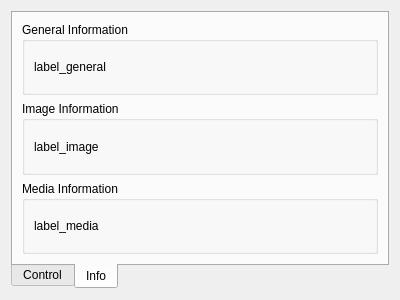
<?xml version="1.0" encoding="UTF-8"?>
<ui version="4.0">
 <class>DockWidgetV4L2</class>
 <widget class="QWidget" name="DockWidgetV4L2">
  <property name="geometry">
   <rect>
    <x>0</x>
    <y>0</y>
    <width>400</width>
    <height>300</height>
   </rect>
  </property>
  <property name="windowTitle">
   <string>Form</string>
  </property>
  <layout class="QVBoxLayout" name="layout_main">
   <item>
    <widget class="QTabWidget" name="tabWidget">
     <property name="tabPosition">
      <enum>QTabWidget::South</enum>
     </property>
     <property name="currentIndex">
      <number>1</number>
     </property>
     <widget class="QWidget" name="tab_ctrl">
      <attribute name="title">
       <string>Control</string>
      </attribute>
      <layout class="QVBoxLayout" name="layout_tab1">
       <item>
        <widget class="QGroupBox" name="gb_controls">
         <property name="title">
          <string>Device Info</string>
         </property>
         <layout class="QVBoxLayout" name="layout_gb_controls">
          <item>
           <layout class="QGridLayout" name="gridLayout_controls">
            <item row="0" column="0">
             <widget class="QLabel" name="lbl_slider1">
              <property name="text">
               <string>lbl_slider1</string>
              </property>
             </widget>
            </item>
            <item row="0" column="1">
             <widget class="QSlider" name="horizontalSlider">
              <property name="orientation">
               <enum>Qt::Horizontal</enum>
              </property>
             </widget>
            </item>
            <item row="1" column="0">
             <widget class="QLabel" name="lbl_slider2">
              <property name="text">
               <string>lbl_slider2</string>
              </property>
             </widget>
            </item>
            <item row="1" column="1">
             <widget class="QSlider" name="horizontalSlider_2">
              <property name="orientation">
               <enum>Qt::Horizontal</enum>
              </property>
             </widget>
            </item>
           </layout>
          </item>
         </layout>
        </widget>
       </item>
      </layout>
     </widget>
     <widget class="QWidget" name="tab_info">
      <attribute name="title">
       <string>Info</string>
      </attribute>
      <layout class="QVBoxLayout" name="layout_tab2">
       <item>
        <layout class="QVBoxLayout" name="verticalLayout_tab_info">
         <item>
          <widget class="QGroupBox" name="gb_general">
           <property name="title">
            <string>General Information</string>
           </property>
           <layout class="QVBoxLayout" name="layout_general">
            <item>
             <widget class="QLabel" name="label_general">
              <property name="text">
               <string>label_general</string>
              </property>
             </widget>
            </item>
           </layout>
          </widget>
         </item>
         <item>
          <widget class="QGroupBox" name="gb_image">
           <property name="title">
            <string>Image Information</string>
           </property>
           <layout class="QVBoxLayout" name="layout_image">
            <item>
             <widget class="QLabel" name="label_image">
              <property name="text">
               <string>label_image</string>
              </property>
             </widget>
            </item>
           </layout>
          </widget>
         </item>
         <item>
          <widget class="QGroupBox" name="gb_media">
           <property name="title">
            <string>Media Information</string>
           </property>
           <layout class="QVBoxLayout" name="layout_media">
            <item>
             <widget class="QLabel" name="label_media">
              <property name="text">
               <string>label_media</string>
              </property>
             </widget>
            </item>
           </layout>
          </widget>
         </item>
        </layout>
       </item>
      </layout>
     </widget>
    </widget>
   </item>
  </layout>
 </widget>
 <resources/>
 <connections/>
</ui>
